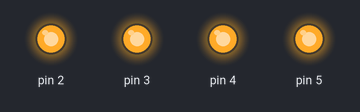
The sketch below on a simulated Arduino Uno, built with avr-gcc and run on an emulated ATmega328P. On the bench: output pins drawn as LEDs (lit = HIGH).

Above: at 1.5 s.
At 4.5 s:
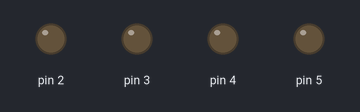
Timing chart, 0 to 7.8 s (numbered marks = the images above):
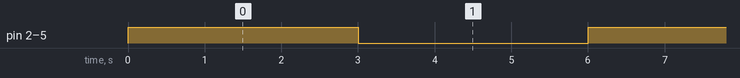

The sketch:

test_cycle.ino
```cpp
void setup() {
  // put your setup code here, to run once:

}

void loop() {
  // put your main code here, to run repeatedly:
for (int i=2; i<6; i++)
{
  pinMode(i, OUTPUT);
}
for (int i=2; i<6; i++)
{
  digitalWrite(i, HIGH);
}
delay(3000);
for (int i=2; i<6; i++)
{
  digitalWrite(i, LOW);
}
delay(3000);
}
```

Measured:
- by itself, pin 2–5: alternates HIGH for 3.0 s and LOW for 3.0 s
